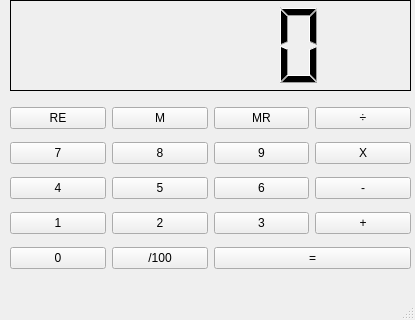
<?xml version="1.0" encoding="UTF-8"?>
<ui version="4.0">
 <class>MainWindow</class>
 <widget class="QMainWindow" name="MainWindow">
  <property name="geometry">
   <rect>
    <x>0</x>
    <y>0</y>
    <width>415</width>
    <height>320</height>
   </rect>
  </property>
  <property name="windowTitle">
   <string>MainWindow</string>
  </property>
  <widget class="QWidget" name="centralwidget">
   <widget class="QLCDNumber" name="lcdNumber">
    <property name="geometry">
     <rect>
      <x>10</x>
      <y>0</y>
      <width>401</width>
      <height>91</height>
     </rect>
    </property>
    <property name="toolTipDuration">
     <number>-1</number>
    </property>
    <property name="frameShape">
     <enum>QFrame::Box</enum>
    </property>
    <property name="frameShadow">
     <enum>QFrame::Plain</enum>
    </property>
   </widget>
   <widget class="QWidget" name="gridLayoutWidget">
    <property name="geometry">
     <rect>
      <x>10</x>
      <y>100</y>
      <width>401</width>
      <height>181</height>
     </rect>
    </property>
    <layout class="QGridLayout" name="gridLayout">
     <item row="5" column="2" colspan="2">
      <widget class="QPushButton" name="pushButton_eq">
       <property name="text">
        <string>=</string>
       </property>
      </widget>
     </item>
     <item row="4" column="3">
      <widget class="QPushButton" name="pushButton_add">
       <property name="text">
        <string>+</string>
       </property>
      </widget>
     </item>
     <item row="3" column="0">
      <widget class="QPushButton" name="pushButton_n4">
       <property name="text">
        <string>4</string>
       </property>
      </widget>
     </item>
     <item row="4" column="2">
      <widget class="QPushButton" name="pushButton_n3">
       <property name="text">
        <string>3</string>
       </property>
      </widget>
     </item>
     <item row="0" column="0">
      <widget class="QPushButton" name="action_Reset">
       <property name="text">
        <string>RE</string>
       </property>
      </widget>
     </item>
     <item row="4" column="1">
      <widget class="QPushButton" name="pushButton_n2">
       <property name="text">
        <string>2</string>
       </property>
      </widget>
     </item>
     <item row="2" column="0">
      <widget class="QPushButton" name="pushButton_n7">
       <property name="text">
        <string>7</string>
       </property>
      </widget>
     </item>
     <item row="3" column="2">
      <widget class="QPushButton" name="pushButton_n6">
       <property name="text">
        <string>6</string>
       </property>
      </widget>
     </item>
     <item row="2" column="1">
      <widget class="QPushButton" name="pushButton_n8">
       <property name="text">
        <string>8</string>
       </property>
      </widget>
     </item>
     <item row="0" column="2">
      <widget class="QPushButton" name="pushButton_mr">
       <property name="text">
        <string>MR</string>
       </property>
      </widget>
     </item>
     <item row="4" column="0">
      <widget class="QPushButton" name="pushButton_n1">
       <property name="text">
        <string>1</string>
       </property>
      </widget>
     </item>
     <item row="5" column="1">
      <widget class="QPushButton" name="pushButton_pc">
       <property name="text">
        <string>/100</string>
       </property>
      </widget>
     </item>
     <item row="0" column="1">
      <widget class="QPushButton" name="pushButton_m">
       <property name="text">
        <string>M</string>
       </property>
      </widget>
     </item>
     <item row="3" column="3">
      <widget class="QPushButton" name="pushButton_sub">
       <property name="text">
        <string>-</string>
       </property>
      </widget>
     </item>
     <item row="2" column="2">
      <widget class="QPushButton" name="pushButton_n9">
       <property name="text">
        <string>9</string>
       </property>
      </widget>
     </item>
     <item row="3" column="1">
      <widget class="QPushButton" name="pushButton_n5">
       <property name="text">
        <string>5</string>
       </property>
      </widget>
     </item>
     <item row="0" column="3">
      <widget class="QPushButton" name="pushButton_div">
       <property name="text">
        <string>÷</string>
       </property>
      </widget>
     </item>
     <item row="2" column="3">
      <widget class="QPushButton" name="pushButton_mul">
       <property name="text">
        <string>X</string>
       </property>
      </widget>
     </item>
     <item row="5" column="0">
      <widget class="QPushButton" name="pushButton_n0">
       <property name="text">
        <string>0</string>
       </property>
      </widget>
     </item>
    </layout>
   </widget>
  </widget>
  <widget class="QMenuBar" name="menubar">
   <property name="geometry">
    <rect>
     <x>0</x>
     <y>0</y>
     <width>415</width>
     <height>23</height>
    </rect>
   </property>
  </widget>
  <widget class="QStatusBar" name="statusbar"/>
  <action name="actionopen_2">
   <property name="text">
    <string>open</string>
   </property>
  </action>
 </widget>
 <resources/>
 <connections/>
</ui>
